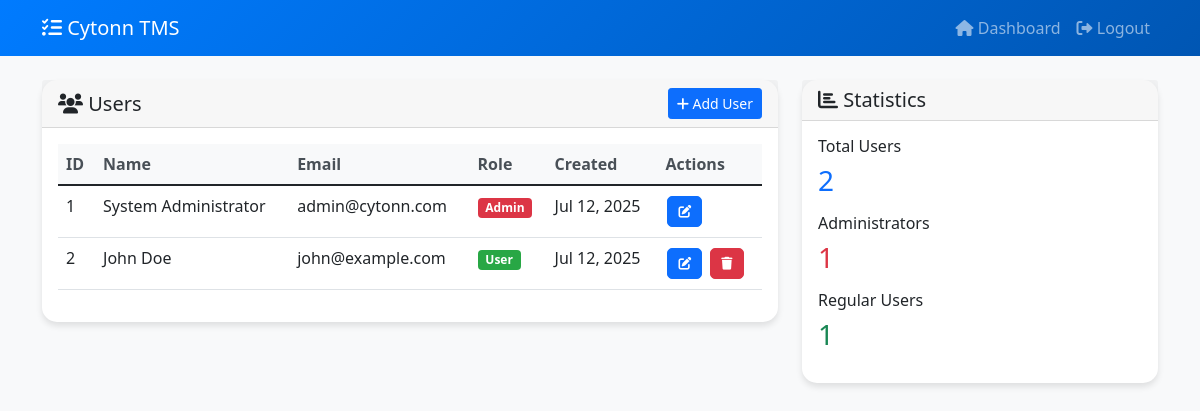
Screenshot of /public/manage-users-old.php (signed in) with the database file from the repository.
### tables this page shows
CREATE TABLE users (
    id INT AUTO_INCREMENT PRIMARY KEY,
    name VARCHAR(100) NOT NULL,
    email VARCHAR(100) UNIQUE NOT NULL,
    password VARCHAR(255) NOT NULL,
    role ENUM('admin', 'user') DEFAULT 'user',
    created_at TIMESTAMP DEFAULT CURRENT_TIMESTAMP,
    updated_at TIMESTAMP DEFAULT CURRENT_TIMESTAMP ON UPDATE CURRENT_TIMESTAMP,
    INDEX idx_email (email),
    INDEX idx_role (role)
);

### app/Models/User.php (called while the page is built, shortened)
<?php
require_once __DIR__ . '/../../config/database.php';
class User {
    private $db;
    private $table = 'users';
    public function __construct() {
        $this->db = new Database();
    }
    public function getAll() {
        $sql = "SELECT id, name, email, role, created_at FROM {$this->table} ORDER BY created_at DESC";
        return $this->db->fetchAll($sql);
    }
}
?>

### config/database.php (called while the page is built, shortened)
<?php
class Database {
    private $host = 'localhost';
    private $dbname = 'task_management';
    private $username = 'root';
    private $password = '';
    private $connection;
    public function __construct() {
        try {
            $this->connection = new PDO(
                "mysql:host={$this->host};dbname={$this->dbname};charset=utf8",
                $this->username,
                $this->password,
                [
                    PDO::ATTR_ERRMODE => PDO::ERRMODE_EXCEPTION,
                    PDO::ATTR_DEFAULT_FETCH_MODE => PDO::FETCH_ASSOC
                ]
            );
        } catch (PDOException $e) {
            die("Database connection failed: " . $e->getMessage());
        }
    }
    public function fetchAll($sql, $params = []) {
        $stmt = $this->connection->prepare($sql);
        $stmt->execute($params);
        return $stmt->fetchAll();
    }
}
?>

### app/Auth.php (called while the page is built, shortened)
<?php
class Auth {
    public static function id() {
        return $_SESSION['user_id'] ?? null;
    }
}
?>

### public/manage-users-old.php (the view, shortened to what this page needs)
<?php
require_once __DIR__ . '/../app/Auth.php';
require_once __DIR__ . '/../app/Models/User.php';
$userModel = new User();
$users = $userModel->getAll();
?>
<!DOCTYPE html>
<html lang="en">
<head>
    <link href="https://cdn.jsdelivr.net/npm/bootstrap@5.1.3/dist/css/bootstrap.min.css" rel="stylesheet">
    <link href="https://cdnjs.cloudflare.com/ajax/libs/font-awesome/6.0.0/css/all.min.css" rel="stylesheet">
</head>
<body class="bg-light">
    <nav class="navbar navbar-expand-lg navbar-dark">
        <div class="container">
            <a class="navbar-brand" href="dashboard.php">
                <i class="fas fa-tasks"></i> Cytonn TMS
            </a>
            <div class="navbar-nav ms-auto">
                <a class="nav-link" href="dashboard.php">
                    <i class="fas fa-home"></i> Dashboard
                </a>
                <a class="nav-link" href="auth/logout.php">
                    <i class="fas fa-sign-out-alt"></i> Logout
                </a>
            </div>
        </div>
    </nav>
    <div class="container mt-4">
        <div class="row">
            <div class="col-md-8">
                <div class="card">
                    <div class="card-header d-flex justify-content-between align-items-center">
                        <h5 class="mb-0"><i class="fas fa-users"></i> Users</h5>
                        <button class="btn btn-primary btn-sm" data-bs-toggle="modal" data-bs-target="#addUserModal">
                            <i class="fas fa-plus"></i> Add User
                        </button>
                    </div>
                    <div class="card-body">
                        <div class="table-responsive">
                            <table class="table table-hover">
                                <thead>
                                    <tr>
                                        <th>ID</th>
                                        <th>Name</th>
                                        <th>Email</th>
                                        <th>Role</th>
                                        <th>Created</th>
                                        <th>Actions</th>
                                    </tr>
                                </thead>
                                <tbody>
                                    <?php foreach ($users as $user): ?>
                                    <tr>
                                        <td><?php echo $user['id']; ?></td>
                                        <td><?php echo htmlspecialchars($user['name']); ?></td>
                                        <td><?php echo htmlspecialchars($user['email']); ?></td>
                                        <td>
                                            <span class="badge badge-<?php echo $user['role']; ?>">
                                                <?php echo ucfirst($user['role']); ?>
                                            </span>
                                        </td>
                                        <td><?php echo date('M j, Y', strtotime($user['created_at'])); ?></td>
                                        <td>
                                            <button class="btn btn-primary btn-action btn-sm"
                                                    onclick="editUser(<?php echo htmlspecialchars(json_encode($user)); ?>)">
                                                <i class="fas fa-edit"></i>
                                            </button>
                                            <?php if ($user['id'] != Auth::id()): ?>
                                            <form method="POST" class="d-inline" onsubmit="return confirm('Are you sure you want to delete this user?')">
                                                <button type="submit" class="btn btn-danger btn-action btn-sm">
                                                    <i class="fas fa-trash"></i>
                                                </button>
                                            </form>
                                            <?php endif; ?>
                                        </td>
                                    </tr>
                                    <?php endforeach; ?>
                                </tbody>
                            </table>
                        </div>
                    </div>
                </div>
            </div>
            <div class="col-md-4">
                <div class="card">
                    <div class="card-header">
                        <h5 class="mb-0"><i class="fas fa-chart-bar"></i> Statistics</h5>
                    </div>
                    <div class="card-body">
                        <div class="mb-3">
                            <h6>Total Users</h6>
                            <h3 class="text-primary"><?php echo count($users); ?></h3>
                        </div>
                        <div class="mb-3">
                            <h6>Administrators</h6>
                            <h3 class="text-danger"><?php echo count(array_filter($users, fn($u) => $u['role'] === 'admin')); ?></h3>
                        </div>
                        <div class="mb-3">
                            <h6>Regular Users</h6>
                            <h3 class="text-success"><?php echo count(array_filter($users, fn($u) => $u['role'] === 'user')); ?></h3>
                        </div>
                    </div>
                </div>
            </div>
        </div>
    </div>
</body>
</html>

### public/manage-users-old.php (style rules this page uses)
.navbar { background: linear-gradient(135deg, #007bff, #0056b3) !important; }
.card { border: none; border-radius: 15px; box-shadow: 0 4px 6px rgba(0,0,0,0.1); }
.btn-action { padding: 5px 10px; margin: 2px; border-radius: 5px; font-size: 0.8rem; }
.table th { border-top: none; font-weight: 600; color: #495057; background-color: #f8f9fa; }
.badge-admin { background-color: #dc3545; }
.badge-user { background-color: #28a745; }

### rows the page displays
users: id "1", name "System Administrator", email "admin@cytonn.com", role "Admin", created_at "Jul 12, 2025"
users: id "2", name "John Doe", email "john@example.com", role "User", created_at "Jul 12, 2025"

### other values shown
count($users) "2"
count(array_filter($users, fn($u) => $u['role'] === 'admin')) "1"
count(array_filter($users, fn($u) => $u['role'] === 'user')) "1"
